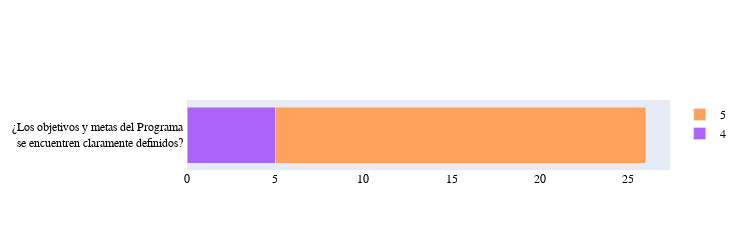
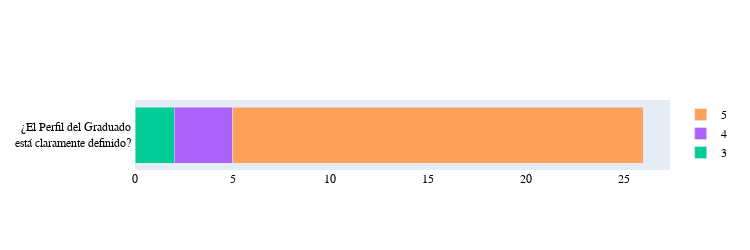
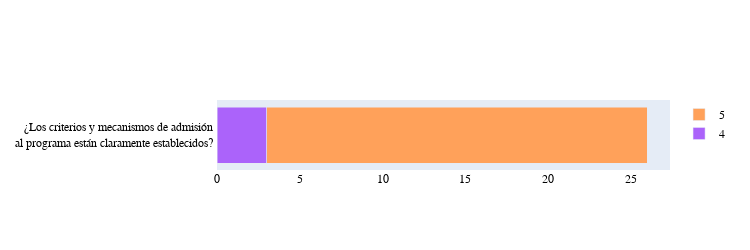
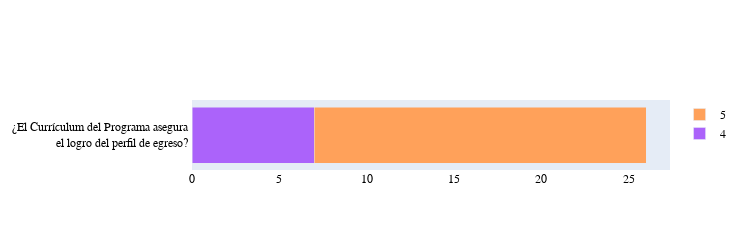

Here is the notebook cell these charts were saved with, in order:
### Markdown cell above
## Respuestas
Las opiniones se basaron en la siguiente escala:

Escala  | Opinión
:--- |:--- 
1  | Muy de desacuerdo
2  | En desacuerdo
3  | Ni acuerdo ni desacuerdo
4  | De acuerdo
5  | Muy de acuerdo
NA | No aplica/no sabe

### Code cell
path_file_sorted    = 'egresados_sorted.xlsx'
resp_num(path_file_sorted)

### Figure 1 — Plotly figure (JSON) as saved in the notebook; plotly's stock layout.template omitted (floating-point values rounded to 4 significant figures)
{"data": [{"name": "1", "orientation": "h", "type": "bar", "x": [], "y": ["¿Los objetivos y metas del Programa <br> se encuentren claramente definidos? "]}, {"name": "2", "orientation": "h", "type": "bar", "x": [], "y": ["¿Los objetivos y metas del Programa <br> se encuentren claramente definidos? "]}, {"name": "3", "orientation": "h", "type": "bar", "x": [], "y": ["¿Los objetivos y metas del Programa <br> se encuentren claramente definidos? "]}, {"name": "4", "orientation": "h", "type": "bar", "x": [5], "y": ["¿Los objetivos y metas del Programa <br> se encuentren claramente definidos? "]}, {"name": "5", "orientation": "h", "type": "bar", "x": [21], "y": ["¿Los objetivos y metas del Programa <br> se encuentren claramente definidos? "]}], "layout": {"barmode": "stack", "font": {"color": "black", "family": "Rockwell", "size": 12}, "height": 250, "legend": {"title": {"font": {"color": "green"}}}, "title": {"font": {"color": "black", "family": "Rockwell", "size": 14}, "text": ""}, "width": 750}}

### Figure 2 — Plotly figure (JSON) as saved in the notebook; plotly's stock layout.template omitted (floating-point values rounded to 4 significant figures)
{"data": [{"name": "1", "orientation": "h", "type": "bar", "x": [], "y": ["¿El Perfil del Graduado <br> está claramente definido? "]}, {"name": "2", "orientation": "h", "type": "bar", "x": [], "y": ["¿El Perfil del Graduado <br> está claramente definido? "]}, {"name": "3", "orientation": "h", "type": "bar", "x": [2], "y": ["¿El Perfil del Graduado <br> está claramente definido? "]}, {"name": "4", "orientation": "h", "type": "bar", "x": [3], "y": ["¿El Perfil del Graduado <br> está claramente definido? "]}, {"name": "5", "orientation": "h", "type": "bar", "x": [21], "y": ["¿El Perfil del Graduado <br> está claramente definido? "]}], "layout": {"barmode": "stack", "font": {"color": "black", "family": "Rockwell", "size": 12}, "height": 250, "legend": {"font": {"color": "black", "family": "Rockwell", "size": 12}, "title": {"font": {"color": "green"}}}, "title": {"font": {"color": "black", "family": "Rockwell", "size": 14}, "text": ""}, "width": 750}}

### Figure 3 — Plotly figure (JSON) as saved in the notebook; plotly's stock layout.template omitted (floating-point values rounded to 4 significant figures)
{"data": [{"name": "1", "orientation": "h", "type": "bar", "x": [], "y": ["¿Los criterios y mecanismos de admisión <br> al programa están claramente establecidos? "]}, {"name": "2", "orientation": "h", "type": "bar", "x": [], "y": ["¿Los criterios y mecanismos de admisión <br> al programa están claramente establecidos? "]}, {"name": "3", "orientation": "h", "type": "bar", "x": [], "y": ["¿Los criterios y mecanismos de admisión <br> al programa están claramente establecidos? "]}, {"name": "4", "orientation": "h", "type": "bar", "x": [3], "y": ["¿Los criterios y mecanismos de admisión <br> al programa están claramente establecidos? "]}, {"name": "5", "orientation": "h", "type": "bar", "x": [23], "y": ["¿Los criterios y mecanismos de admisión <br> al programa están claramente establecidos? "]}], "layout": {"barmode": "stack", "font": {"color": "black", "family": "Rockwell", "size": 12}, "height": 250, "legend": {"title": {"font": {"color": "green"}}}, "title": {"font": {"color": "black", "family": "Rockwell", "size": 14}, "text": ""}, "width": 750}}

### Figure 4 — Plotly figure (JSON) as saved in the notebook; plotly's stock layout.template omitted (floating-point values rounded to 4 significant figures)
{"data": [{"name": "1", "orientation": "h", "type": "bar", "x": [], "y": ["¿El Currículum del Programa asegura <br> el logro del perfil de egreso? "]}, {"name": "2", "orientation": "h", "type": "bar", "x": [], "y": ["¿El Currículum del Programa asegura <br> el logro del perfil de egreso? "]}, {"name": "3", "orientation": "h", "type": "bar", "x": [], "y": ["¿El Currículum del Programa asegura <br> el logro del perfil de egreso? "]}, {"name": "4", "orientation": "h", "type": "bar", "x": [7], "y": ["¿El Currículum del Programa asegura <br> el logro del perfil de egreso? "]}, {"name": "5", "orientation": "h", "type": "bar", "x": [19], "y": ["¿El Currículum del Programa asegura <br> el logro del perfil de egreso? "]}], "layout": {"barmode": "stack", "font": {"color": "black", "family": "Rockwell", "size": 12}, "height": 250, "legend": {"title": {"font": {"color": "green"}}}, "title": {"font": {"color": "black", "family": "Rockwell", "size": 14}, "text": ""}, "width": 750}}
